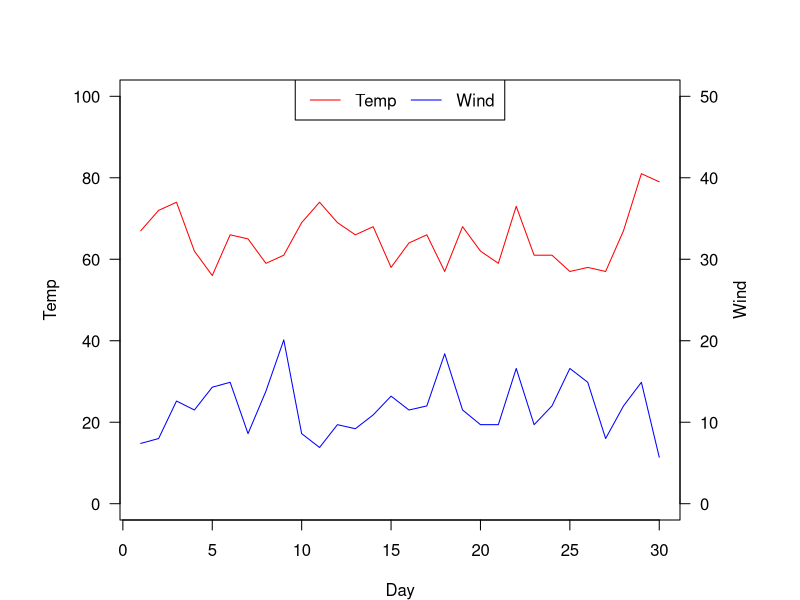
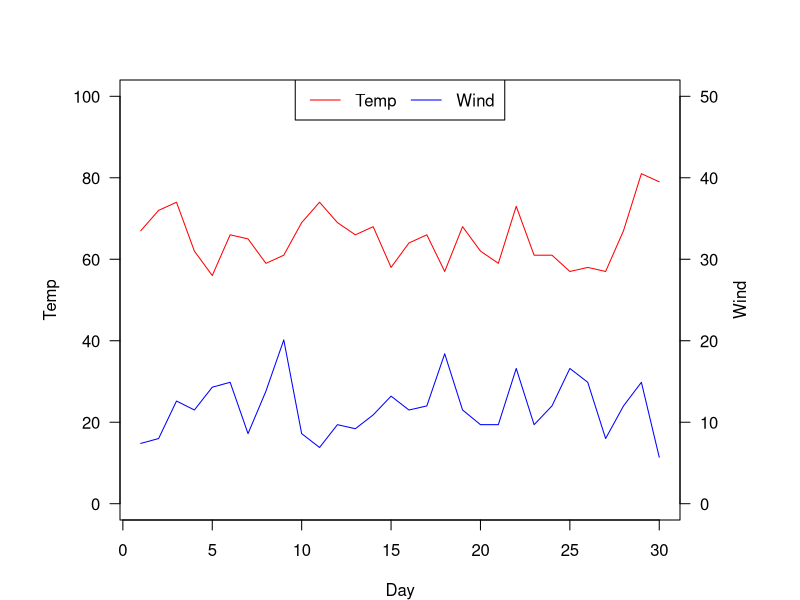
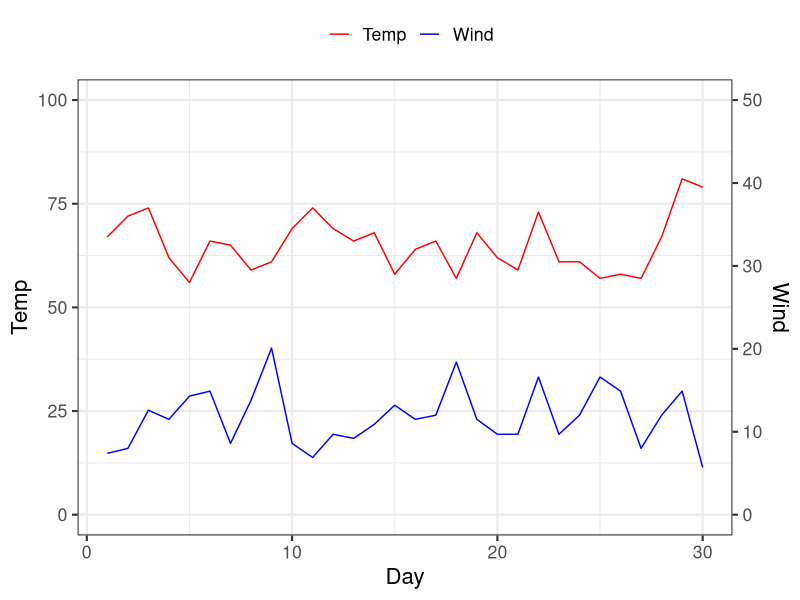
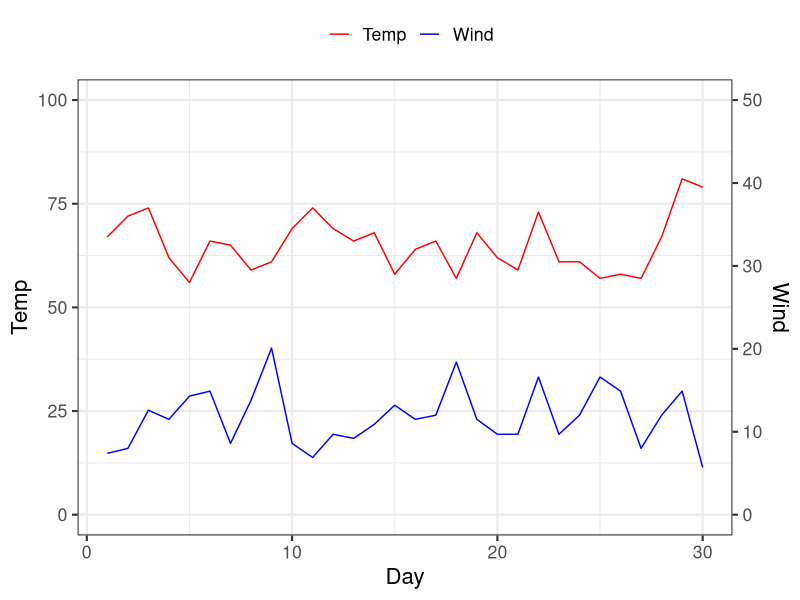

Write the R code that produced these figures, in order.
## ---- chunk 1
df <- airquality[1:30, ]
df
## ---- chunk 2
par(mar = c(4,6,4,6))

plot(Temp ~ Day,
     type = "l",
     col = "red",
     ylim = c(0, 100),
     las = 1,
     data = df)

par(new = T)

plot(Wind ~ Day,
     type = "l",
      axes = FALSE,
     col = "blue",
     data = df,
     ylim = c(0,50),
     xlab = "",
     ylab = "")

axis(side = 4,
     las = 2)

mtext(text = "Wind",
      side = 4,
      line = 2.5)

legend(x = "top",
       y = NULL,
       legend = c("Temp", "Wind"),
       col = c("red", "blue"),
       horiz = T,
       lty = 1)
## ---- chunk 3
par(mar = c(4,6,4,6))

plot(Temp ~ Day,
     type = "l",
     col = "red",
     ylim = c(0, 100),
     las = 1,
     data = df)

par(new = T)

plot(Wind ~ Day,
     type = "l",
      axes = FALSE,
     col = "blue",
     data = df,
     ylim = c(0,50),
     xlab = "",
     ylab = "")

axis(side = 4,
     las = 2)

mtext(text = "Wind",
      side = 4,
      line = 2.5)

legend(x = "top",
       y = NULL,
       legend = c("Temp", "Wind"),
       col = c("red", "blue"),
       horiz = T,
       lty = 1)
## ---- chunk 4
library(ggplot2)
# package ggplot2 khi vẽ linechart sẽ tự động xếp đúng thứ tự từ nhỏ đến lớn ở trục X, không cần phải order như cách vẽ ở Base R, việc này có thể tiện lợi, nhưng cũng làm ta "chủ quan" không rõ cách vẽ của linechart.

scale_factor <- 2

ggplot() +
  
  geom_line(data = df,
       
       mapping = aes(x = Day,
                     y = Temp,
                     color = "Temp"),
       
       ) +
  
  geom_line(data = df,
            mapping = aes(x = Day,
                          y = Wind * 2,
                           color = "Wind"),
           ) +
  
  scale_y_continuous(name = "Temp",
                     limits = c(0, 100),
                     sec.axis = sec_axis(
                       ~ . / 2,
                       name = "Wind"
                       )
                     ) +
  theme_bw(base_size = 16) +
  
  scale_color_manual(values = c("Temp" = "red",
                               "Wind" = "blue"),
                     name = "") +
  
  theme(legend.position = "top")
## ---- chunk 5
library(ggplot2)
# package ggplot2 khi vẽ linechart sẽ tự động xếp đúng thứ tự từ nhỏ đến lớn ở trục X, không cần phải order như cách vẽ ở Base R, việc này có thể tiện lợi, nhưng cũng làm ta "chủ quan" không rõ cách vẽ của linechart.

scale_factor <- 2

ggplot() +
  
  geom_line(data = df,
       
       mapping = aes(x = Day,
                     y = Temp,
                     color = "Temp"),
       
       ) +
  
  geom_line(data = df,
            mapping = aes(x = Day,
                          y = Wind * 2,
                           color = "Wind"),
           ) +
  
  scale_y_continuous(name = "Temp",
                     limits = c(0, 100),
                     sec.axis = sec_axis(
                       ~ . / 2,
                       name = "Wind"
                       )
                     ) +
  theme_bw(base_size = 16) +
  
  scale_color_manual(values = c("Temp" = "red",
                               "Wind" = "blue"),
                     name = "") +
  
  theme(legend.position = "top")
